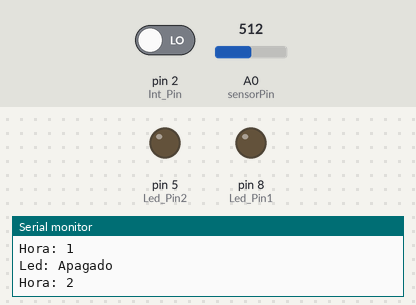
Simulated run of this sketch. Board: Arduino Uno, built with avr-gcc and run on an emulated ATmega328P. Parts: output pins drawn as LEDs (lit = HIGH), the last lines printed to the serial monitor. Inputs (shaded band) come from the test bench; at power-on: pin 2 (Int_Pin) LOW, A0 (sensorPin) = 512.

Above: at 1.8 s.
1.9 s: pin 2 (Int_Pin) driven HIGH
At 3.0 s:
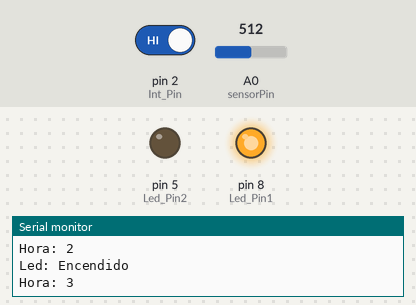
3.5 s: pin 2 (Int_Pin) driven LOW
At 4.5 s:
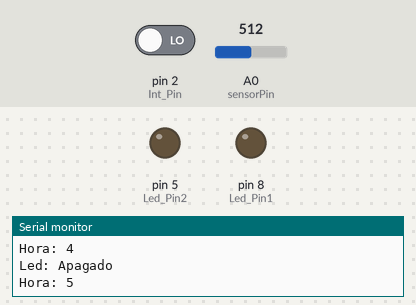
Timing chart, 0 to 6.5 s (numbered marks = the images above; inputs shaded):
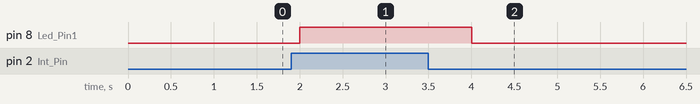

Measured:
- after the input at 1.9 s, pin 8 (Led_Pin1): LOW → HIGH after 0.10 s
- after the input at 3.5 s, pin 8 (Led_Pin1): HIGH → LOW after 0.50 s

The sketch:

_spd_arduino_04_0031.ino
```cpp
// Variables de Luz
int Led_Pin1 = 8;
int Led_Pin2 = 5;
int Fot_Pin = A1;
int Int_Pin = 2;
int sensorValue = 0;
int inputValue = 0;
// Variables de Temperatura
int readValue = 0;
int lastValue = 1;
int tempPin = A1;
float voltsValue;
float tempValue;
int counter = 0;
int start = 0;
int stop = 0;
int sensorPin = 0;
// Limites Invierno
int start1 = 18;
int stop1 = 24;
// Limites Verano
int start2 = 20;
int stop2 = 1;

void setup()
{
  Serial.begin(9600);
  pinMode(Led_Pin1, OUTPUT);
  pinMode(Led_Pin2, OUTPUT);
  pinMode(Int_Pin, INPUT);
}

void loop()
{
  inputValue = digitalRead(Int_Pin);
  if (inputValue == HIGH)
  {
    Serial.println("Led: Encendido");
    digitalWrite(Led_Pin1, 1);
  }
  else
  {
    readValue = analogRead(sensorPin);
    lastValue = readValue;
    voltsValue = 5.0 / 1024 * readValue;
    tempValue = voltsValue * 100 - 50;
    if( tempValue < 20 ){
      start = start1;
      stop = stop1;
    }
    else
    {
      start = start2;
      stop = stop2;
     }

    if(counter >= start)
    {
      sensorValue = analogRead(Fot_Pin);
      if(sensorValue < 500)
      {
        Serial.println("Led: Encendido");
        digitalWrite(Led_Pin2, 1);
      } else {
         Serial.println("Led: Apagado");
         digitalWrite(Led_Pin2, 0);
        }
      }
      else
      {
       Serial.println("Led: Apagado");
       digitalWrite(Led_Pin2, 0);
       digitalWrite(Led_Pin1, 0);
      }
    }
  counter++;
  Serial.print("Hora: ");
  Serial.println(counter);
  if (counter == 24)
  {
   counter =0;
  }
 delay(1000);
}
```
